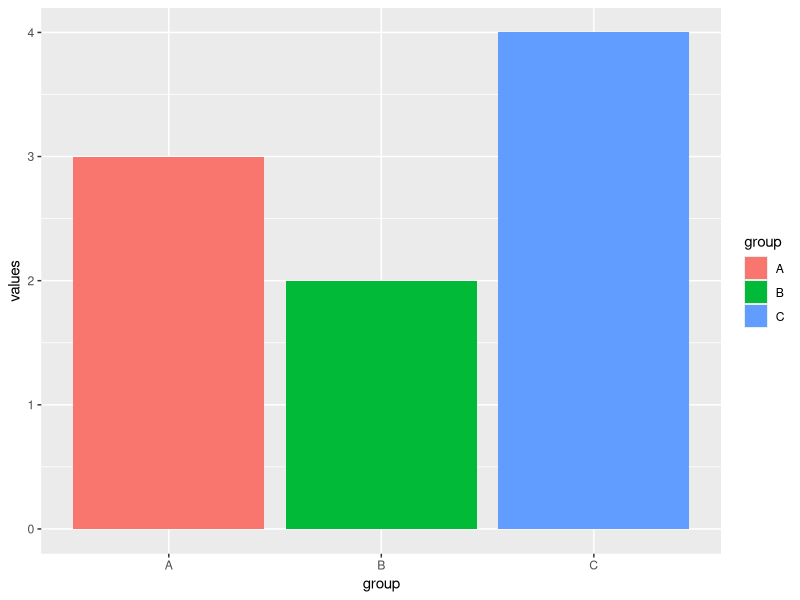

Source code (R):
# libraries:
library(ggplot2)
library(gganimate)

# Make 2 basic states and concatenate them:
a <- data.frame(group=c("A","B","C"), values=c(3,2,4), frame=rep('a',3))
b <- data.frame(group=c("A","B","C"), values=c(5,3,7), frame=rep('b',3))
data <- rbind(a,b)  

# Basic barplot:
ggplot(a, aes(x=group, y=values, fill=group)) + 
  geom_bar(stat='identity')

# Make a ggplot, but add frame=year: one image per year
ggplot(data, aes(x=group, y=values, fill=group)) + 
  geom_bar(stat='identity') +
  theme_bw() +
  # gganimate specific bits:
  transition_states(
    frame,
    transition_length = 2,
    state_length = 1
  ) +
  ease_aes('sine-in-out')
